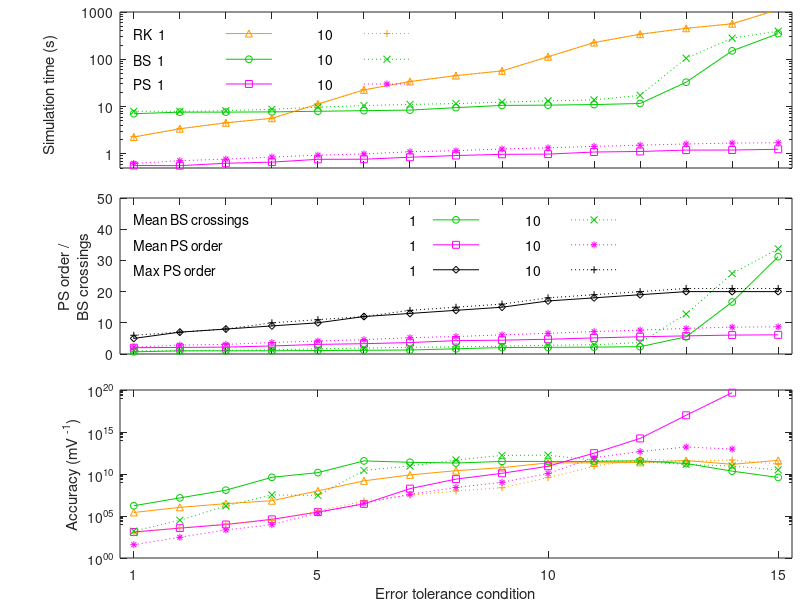

MATLAB code for this plot:
% Analysis and display function for injection current simulations
% Written by Dr Robert Stewart for Stewart & Bair, 2009
function [] = iz_inj_analysis()
  disp('Injection current simulation analysis');
  %Set colours and marker sizes 
  rk_c = [1,0.6,0]; bs_c = [0,0.8,0]; ps_c = [1,0.0,1]; msize = 5;
  
  load inj_results_1000_1.mat %One Spike results
  mean_t_ref1 = mean(t_ref); std_t_ref1 = std(t_ref);
  nrm = sqrt(length(t_ref));  %normalisation for errorbars
   
  %Store values for one spike results
  t_RK1 = t_RK; t_BS1 = t_BS; t_PS1 = t_PS;
  BS_mean_crossings1 = BS_mean_crossings;
  PS_mean_order1 = PS_mean_order; PS_max_order1 = PS_max_order;
  
  RK_test1 = mean(t_RK1).*dt_vals; %time cost per step in ms
  PS_test1 = mean(t_PS1)./PS_mean_order1(1,:).*dt_vals(1); %time/step/order, ms
	BS_test1 = mean(t_BS1)./BS_mean_crossings1(1,:).*dt_vals(1);%time/step/crossing, ms
  
  %Self-consistency test (comparing conditions 14 and 15 only)
  RK_self_err1 = mean(abs(all_RK_v(:,15)-all_RK_v(:,14)))
  BS_self_err1 = mean(abs(all_BS_v(:,15)-all_BS_v(:,14)))
  PS_self_err1 = mean(abs(all_PS_v(:,15)-all_PS_v(:,14)))
  
  RK_acc1 = 1./RK_err(1,:); BS_acc1 = 1./BS_err(1,:); PS_acc1 = 1./PS_err(1,:);
  RK_per1 = RK_acc1./mean(t_RK1);
	BS_per1 = BS_acc1./mean(t_BS1);
	PS_per1 = PS_acc1./mean(t_PS1);
  
  load inj_results_1000_10.mat %10 Spike results
  mean_t_ref10 = mean(t_ref); std_t_ref10 = std(t_ref);
  
  %Store values for ten spike results
  t_RK10 = t_RK; t_BS10 = t_BS; t_PS10 = t_PS;
  BS_mean_crossings10 = BS_mean_crossings;
  PS_mean_order10 = PS_mean_order; PS_max_order10 = PS_max_order;
  
  RK_test10 = mean(t_RK10).*dt_vals; %time cost per step in ms
  PS_test10 = mean(t_PS10)./PS_mean_order10(1,:).*dt_vals(1); %time/step/order
	BS_test10 = mean(t_BS10)./BS_mean_crossings10(1,:).*dt_vals(1); %time/step/crossing
  
  %Self-consistency test (comparing conditions 14 and 15 only)
  RK_self_err10 = mean(abs(all_RK_v(:,15)-all_RK_v(:,14)))
  BS_self_err10 = mean(abs(all_BS_v(:,15)-all_BS_v(:,14)))
  PS_self_err10 = mean(abs(all_PS_v(:,15)-all_PS_v(:,14)))
  
  RK_acc10 = 1./RK_err(1,:); BS_acc10 = 1./BS_err(1,:); PS_acc10 = 1./PS_err(1,:);
  RK_per10 = RK_acc10./mean(t_RK10);
	BS_per10 = BS_acc10./mean(t_BS10);
	PS_per10 = PS_acc10./mean(t_PS10);
  
  save inj_results_final.mat %save final results to file

  figure(1); clf;
  set(gcf,'Position',[400,300,350,450])
  subplot(3,1,1)
  semilogy(mean(t_RK1),'^-','Color',rk_c,'MarkerFaceColor','None','MarkerSize',msize); hold on  
  semilogy(mean(t_BS1),'o-','Color',bs_c,'MarkerFaceColor','None','MarkerSize',msize);
  semilogy(mean(t_PS1),'s-','Color',ps_c,'MarkerFaceColor','None','MarkerSize',msize); 
  semilogy(mean(t_RK10),'+:','Color',rk_c,'MarkerFaceColor','None','MarkerSize',msize); 
  semilogy(mean(t_BS10),'x:','Color',bs_c,'MarkerFaceColor','None','MarkerSize',msize);
  semilogy(mean(t_PS10),'*:','Color',ps_c,'MarkerFaceColor','None','MarkerSize',msize);
  axis([0.7, 15.3 2^-1 10^3])

  %Manually add custom legend
  semilogy(3.5,350,'^','Color',rk_c,'MarkerFaceColor','None','MarkerSize',msize);
  semilogy([3:4],[350,350],'-','Color',rk_c); text(1,350,'RK  1')

  semilogy(6.5,350,'+','Color',rk_c,'MarkerFaceColor','None','MarkerSize',msize);
  semilogy([6:7],[350,350],':','Color',rk_c); text(5,350,'10')

  semilogy(3.5,100,'o','Color',bs_c,'MarkerFaceColor','None','MarkerSize',msize);
  semilogy([3:4],[100,100],'-','Color',bs_c); text(1,100,'BS  1')

  semilogy(6.5,100,'x','Color',bs_c,'MarkerFaceColor','None','MarkerSize',msize);
  semilogy([6:7],[100,100],':','Color',bs_c); text(5,100,'10')

  semilogy(3.5,30,'s','Color',ps_c,'MarkerFaceColor','None','MarkerSize',msize);
  semilogy([3:4],[30,30],'-','Color',ps_c); text(1,30,'PS  1')

  semilogy(6.5,30,'*','Color',ps_c,'MarkerFaceColor','None','MarkerSize',msize);
  semilogy([6:7],[30,30],':','Color',ps_c); text(5,30,'10')

  set(gca,'XTick',1:15);
  set(gca,'XTickLabel',[]);
  set(gca,'Position',[0.15,0.72,.84,.26])

  set(gca,'YTick',[10^0,10^1,10^2,10^3]);
  set(gca,'YTickLabel',{'1','10','100','1000'});
  ylabel('Simulation time (s)')
  box on
  pos = get(get(gca,'ylabel'),'Position');
  pos(1) = pos(1)/1.5;
  pos(2) = pos(2)-4;
  set(get(gca,'ylabel'),'Position',pos)

  %adaptive processing stats
  subplot(3,1,2) 
  plot(BS_mean_crossings1(1,:),'o-','Color',bs_c,'MarkerSize',msize); hold on
  plot(PS_mean_order1(1,:),'s-','Color',ps_c,'MarkerSize',msize);
  plot(PS_max_order1(1,:),'k-d','MarkerSize',msize);

  plot(BS_mean_crossings10(1,:),'x:','Color',bs_c,'MarkerSize',msize); hold on
  plot(PS_mean_order10(1,:),'*:','Color',ps_c,'MarkerSize',msize);
  plot(PS_max_order10(1,:),'k+:','MarkerSize',msize);

  text(1,43,'Mean BS crossings')
  text(1,35,'Mean PS order')
  text(1,27,'Max PS order')

  text(7,43,'1')
  text(7,35,'1')
  text(7,27,'1')

  plot(8,43,'o','Color',bs_c,'MarkerSize',msize);
  plot(7.5:8.5,[43,43],'-','Color',bs_c);

  plot(8,35,'s','Color',ps_c,'MarkerSize',msize);
  plot(7.5:8.5,[35,35],'-','Color',ps_c);

  plot(8,27,'kd','MarkerSize',msize);
  plot(7.5:8.5,[27,27],'k-');

  text(9.5,43,'10')
  text(9.5,35,'10')
  text(9.5,27,'10')

  plot(11,43,'x','Color',bs_c,'MarkerSize',msize);
  plot(10.5:11.5,[43,43],':','Color',bs_c);

  plot(11,35,'*','Color',ps_c,'MarkerSize',msize);
  plot(10.5:11.5,[35,35],':','Color',ps_c);

  plot(11,27,'k+','MarkerSize',msize);
  plot(10.5:11.5,[27,27],'k:');

  ylabel({'PS order /';'BS crossings'})
  axis([0.7, 15.3 0 50])
  set(gca,'YTick',[0,10,20,30 40 50]);
  set(gca,'XTick',1:15);
  set(gca,'XTickLabel',[]);
  set(gca,'Position',[0.15,0.41,.84,.26])

  subplot(3,1,3)
  semilogy(RK_acc1,'^-','Color',rk_c,'MarkerFaceColor','None','MarkerSize',msize); hold on  
  semilogy(BS_acc1,'o-','Color',bs_c,'MarkerFaceColor','None','MarkerSize',msize);
  semilogy(PS_acc1,'s-','Color',ps_c,'MarkerFaceColor','None','MarkerSize',msize); 
  semilogy(RK_acc10,'+:','Color',rk_c,'MarkerFaceColor','None','MarkerSize',msize); hold on  
  semilogy(BS_acc10,'x:','Color',bs_c,'MarkerFaceColor','None','MarkerSize',msize);
  semilogy(PS_acc10,'*:','Color',ps_c,'MarkerFaceColor','None','MarkerSize',msize); 
  set(gca,'Position',[0.15,0.07,.84,.28])
  axis([0.7, 15.3 10^0 10^20])
  set(gca,'YTick',[10^0,10^5,10^10,10^15,10^20]);
  ylabel('Accuracy (mV ^{-1})')
  xlabel('Error tolerance condition')
  set(gca,'YTick',[10^0,10^5,10^10,10^15,10^20]);
  set(gca,'XTick',[1,5,10,15]);
  box on
end